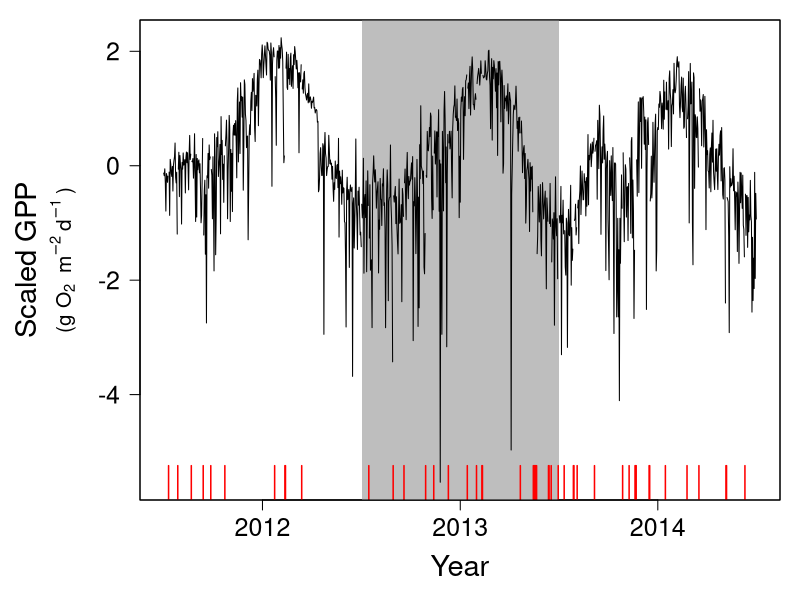

Here is the R script that generated this plot:
#####################################
## au_sable_ts_plot.R by JPJ 6 i 25
#####################################

## PURPOSE: to plot the au sable GPP time series
## USAGE: Rscript au_sable_ts_plot.R

aus <- read.csv("au_sable_river_prepped.csv", header=TRUE)
pdf("au_sable_ts_plot.pdf", height=3, width=9)
par(mar=c(5,7,1,1))
plot(1:dim(aus)[1], aus[,6], type="n", xlab="Year", ylab="", cex.lab=1.75, cex.axis=1.5, xaxt="n", las=1)
mtext("Scaled GPP", side=2, line=5, cex=1.75)
mtext(expression("(g O"[2]~" m"^-2~"d"^-1~")"), side=2, line=3, cex=1.25)
axis(1, at=c(mean(c(1,366)), mean(c(367,731)), mean(c(732,1096))), labels=c(2012, 2013, 2014), cex.axis=1.5)
rect(366.5, -6, 731.5, 6, col="grey", lty=0) ## shading the middle year grey
points(1:366, aus[aus[,4]==2012,6], type="l")
points(367:731, aus[aus[,4]==2013,6], type="l")
points(732:1096, aus[aus[,4]==2014,6], type="l")

## marking missing data with red lines
	## each data point has a decimal, so you can find missing data by not matching a "."
for (i in 1:dim(aus)[1]){
	if (grepl(".", aus[i,6])=="FALSE") { segments(i, par("usr")[3], i, par("usr")[3]+0.6, col="red", lwd=1.5) }
}

box(lwd=1)
dev.off()
